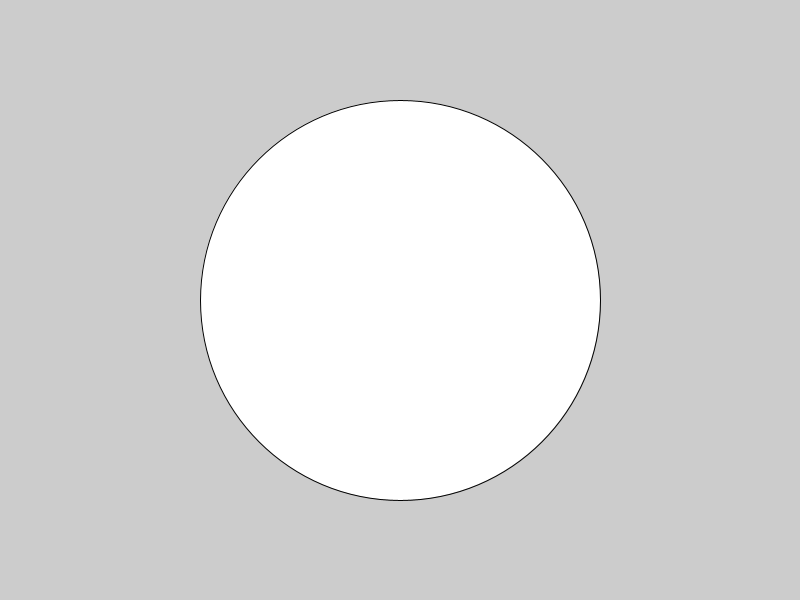
Frame 1 (no input)
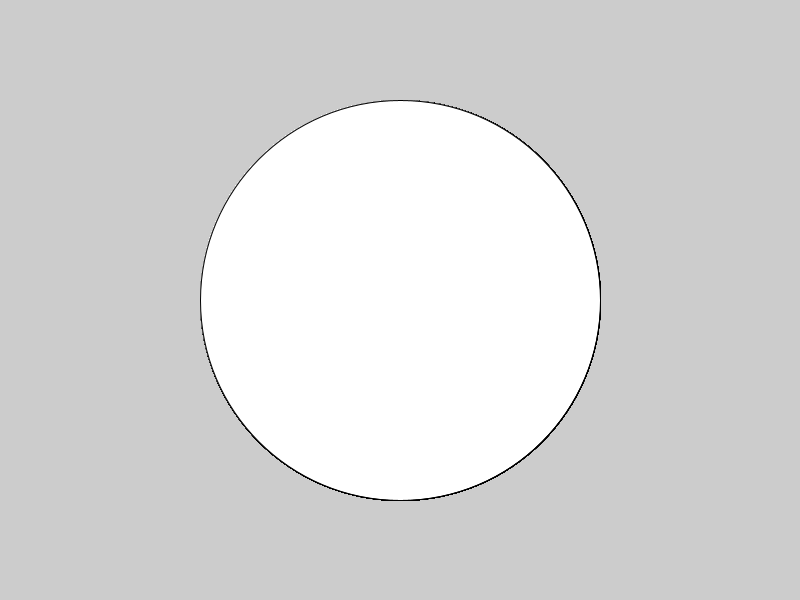
Frame 60 (the mouse pressed at the canvas centre just before this capture)
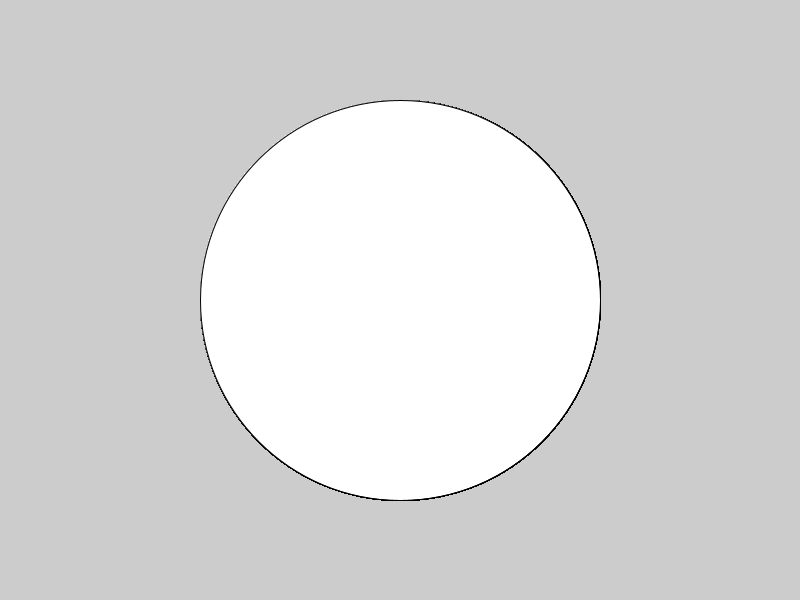
Frame 120 (the mouse held since frame 60 and released just before this capture)

The Processing sketch that drew these frames (run headless with seeded random() and noise(); from frame 60 on, the mouse is pressed at the canvas centre):

// Processing sketch: sketch_13_002
// ── sketch_13_002.pde
DrawEllipse myCircle;

void setup() {
  size(800, 600);
  smooth();
  myCircle = new DrawEllipse();
  myCircle.ellipseSetup();
}

void draw() {
  myCircle.ellipseDraw();
}

class DrawEllipse {
  float diameter;
  PVector location;
  
  void ellipseSetup() {
    diameter = 400;
    location = new PVector(width/2, height/2);
  }
  
  void ellipseDraw() {
    ellipse(location.x, location.y, diameter, diameter);
  }
}
